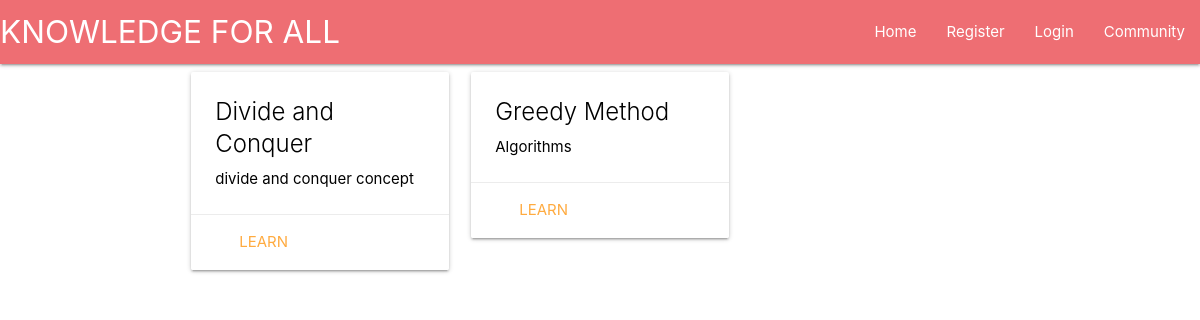
The page /aoa on the database its author committed.
### main/models.py (models this page shows, shortened)
class TutorialSeries(models.Model):
    tutorial_series = models.CharField(max_length=100)
    series_summary = models.CharField(max_length=100)
    tutorial_category = models.ForeignKey(TutorialCategory, default=1, verbose_name= "Category", on_delete=models.SET_DEFAULT)
    class Meta:
        verbose_name_plural = "Series"

### main/views.py (the view, shortened to what this page needs)
# urls.py: path("<single_slug>", views.single_slug, name="single_slug"),
def single_slug(request, single_slug):
    categories = [c.category_slug for c in TutorialCategory.objects.all()]
    if single_slug in categories:
        matching_series = TutorialSeries.objects.filter(tutorial_category__category_slug=single_slug)
        series_urls = {}
        for m in matching_series.all():
            part_one = Tutorial.objects.filter(tutorial_series__tutorial_series=m.tutorial_series).earliest("tutorial_published")
            series_urls[m] = part_one.tutorial_slug
        return render(request=request,
                      template_name='main/category.html',
                      context={"tutorial_series": matching_series, "part_ones": series_urls})

### main/templates/main/category.html
{% extends 'main/header.html' %}
{% block content %}
<div class="row">
    {% for tut, partone in part_ones.items %}
    <div class="col s12 m6 l4">
        <a href="{{partone}}" , style="color:#000">
            <div class="card hoverable">
                <div class="card-content">
                    <div class="card-title">{{tut.tutorial_series}}</div>
                    <p>{{tut.series_summary}}</p>
                </div>
                <div class="card-action">
                    <a href="{{partone}}">Learn</a>
                </div>
            </div>
        </a>
    </div>
    {% endfor %}
</div>
{% endblock %}

### rows shown on the page
TutorialSeries: tutorial_series "Divide and Conquer", series_summary "divide and conquer concept"
TutorialSeries: tutorial_series "Greedy Method", series_summary "Algorithms"
